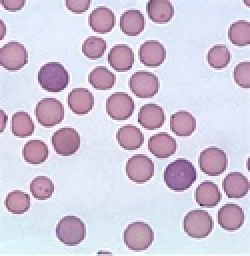
%> input picture sam52.jpg, 125 x 128 px, shrunk from 293 x 300 before the run, given in place of test1.jpg, which was not available (shown 2 times larger)
$ octave Color_autocorrelogram_demo.m   (GNU Octave 9; MATLAB toolbox functions it lacks are replaced by stand-ins)
%> lines starting %> are read from the running program, lines starting %| are printed output that depends on the picture; pictures that were not available may be replaced by others from this repository, and a replacement may not be noted
%> further down, I is the input picture: size 128x125x3 uint8; mean R, G, B 209.1, 200.7, 219.1
### color_auto_correlogram.m
function correlogram_vector=color_auto_correlogram(I,distance_vector)
%> called with distance_vector = [1 2]

correlogram_vector=[];
[Y,X]=size(rgb2gray(I));
%> Y = 128; X = 125

% quantize image into 16 colors = 4x4x4, in RGB space
[img_no_dither, ~] = rgb2ind(I, 256, 'nodither');
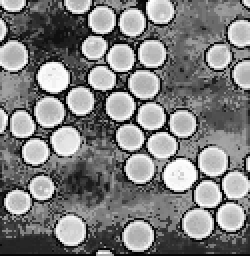
%> img_no_dither: size 128x125 uint8 (shown 2 times larger); min 0, max 255, mean 126.8
[~,d]=size(distance_vector);
count_matrix=zeros(256,d);   total_matrix=zeros(256,d);
prob_dist=cell(1,d);
for serial_no=1:1:d
    for x=1:X
        for y=1:Y
            color=img_no_dither(y,x);

            % At the given distance
            [positive_count,total_count]=get_n(distance_vector(serial_no),x,y,color,img_no_dither,X,Y);
            count_matrix(color+1,serial_no)=count_matrix(color+1,serial_no)+positive_count;
            total_matrix(color+1,serial_no)=total_matrix(color+1,serial_no)+total_count;
        end
    end

    prob_dist{serial_no}=count_matrix(:,serial_no)./(1+total_matrix(:,serial_no));

end
%> after the loop, count_matrix = 256 rows, first 12: [36 34; 4 8; 18 18; 18 16; 38 32; 22 22; 50 38; 150 142; 16 22; 10 22; 64 42; 8 10]; prob_dist = 2 items; total_matrix = 256 rows, first 12: [533 1060; 386 770; 496 992; 508 997; 639 1275; 688 1371; 300 555; 413 737; 724 1419; 286 551; 680 1355; 576 1142]

for serial_no=1:d
    correlogram_vector=cat(1,correlogram_vector,prob_dist{serial_no});
end
%> after the loop, correlogram_vector = 512 values, max 0.505 at index 242, min 0 at index 256, mean 0.0859

end

### Color_autocorrelogram_demo.m
I=imread('test1.jpg');
distance_vector=[1 2];
correlogram_vector=color_auto_correlogram(I,distance_vector);
disp(correlogram_vector);

$ run again, on sam1.jpg
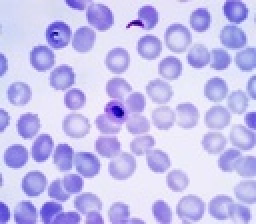
%> input picture sam1.jpg, 128 x 112 px, shrunk from 300 x 262 before the run, given in place of test1.jpg, which was not available (shown 2 times larger)
%> I is the input picture: size 112x128x3 uint8; mean R, G, B 198.2, 193.1, 238.8
%> Y = 112; X = 128
%> in color_auto_correlogram, `[img_no_dither, ~] = rgb2ind(I, 256, 'nodither');`:
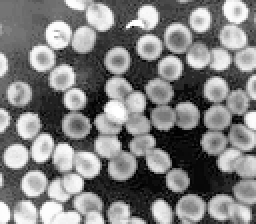
%> img_no_dither: size 112x128 uint8 (shown 2 times larger); min 0, max 255, mean 128.7
%> after the loop in color_auto_correlogram, `for serial_no=1:1:d`: count_matrix = 256 rows, first 12: [0 2; 22 52; 34 44; 68 90; 4 0; 8 6; 28 26; 266 344; 246 280; 140 74; 44 44; 136 152]; prob_dist = 2 items; total_matrix = 256 rows, first 12: [72 144; 368 736; 464 928; 589 1177; 96 192; 184 368; 440 880; 936 1872; 800 1600; 592 1184; 208 416; 336 672]
%> after the loop in color_auto_correlogram, `for serial_no=1:d`: correlogram_vector = 512 values, max 0.604 at index 117, min 0 at index 1, mean 0.081

$ run again, on sam10.jpg
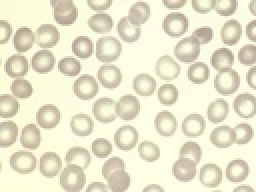
%> input picture sam10.jpg, 128 x 96 px, shrunk from 473 x 355 before the run, given in place of test1.jpg, which was not available (shown 2 times larger)
%> I is the input picture: size 96x128x3 uint8; mean R, G, B 232.7, 229, 202.9
%> Y = 96; X = 128
%> in color_auto_correlogram, `[img_no_dither, ~] = rgb2ind(I, 256, 'nodither');`:
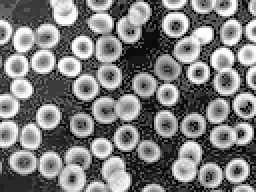
%> img_no_dither: size 96x128 uint8 (shown 2 times larger); min 0, max 255, mean 125
%> after the loop in color_auto_correlogram, `for serial_no=1:1:d`: count_matrix = 256 rows, first 12: [16 22; 0 0; 4 8; 10 10; 0 0; 24 52; 0 0; 52 68; 4 2; 28 22; 24 14; 2 0]; prob_dist = 2 items; total_matrix = 256 rows, first 12: [335 667; 293 580; 284 554; 554 1091; 112 219; 839 1660; 24 48; 1079 2135; 128 251; 426 845; 365 724; 56 112]
%> after the loop in color_auto_correlogram, `for serial_no=1:d`: correlogram_vector = 512 values, max 0.487 at index 60, min 0 at index 2, mean 0.0483
